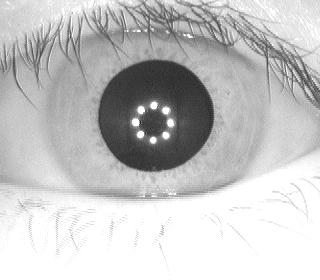
#> input picture duhovky/001/L/S1001L01.jpg, 320 x 280 px
$ python main3.py
#> lines starting #> are read from the running program, lines starting #| are printed output that depends on the picture
import cv2 as cv
import sys
import copy
import pandas as pd
import numpy as np


def add_correct_cicle(image, list, window):
    image = cv.cvtColor(image, cv.CV_8UC1)
    if window == 1:
        center = (list[0], list[1])
        # circle center
        cv.circle(image, center, 1, (170, 178, 32), 3)
        # circle outline
        radius = list[2]
        cv.circle(image, center, radius, (154, 250, 0), 3)
    elif window == 2:
        center = (list[3], list[4])
        # circle center
        cv.circle(image, center, 1, (170, 178, 32), 3)
        # circle outline
        radius = list[5]
        cv.circle(image, center, radius, (154, 250, 0), 3)

    return image


def compute_square_vertices(x, y, radius):
    x = int(x)
    y = int(y)
    radius = int(radius)

    # [4 lines of commented-out code are left out]

    x1 = x - radius
    y1 = y - radius
    x2 = x + radius
    y2 = y + radius

    return int(x1), int(y1), int(x2), int(y2)


def compute_iou(square_circle, square_correct_circle):
    x_inter1 = max(square_circle[0], square_correct_circle[0])
    y_inter1 = max(square_circle[1], square_correct_circle[1])
    x_inter_2 = min(square_circle[2], square_correct_circle[2])
    y_inter_2 = min(square_circle[3], square_correct_circle[3])

    width_inter = abs(x_inter_2 - x_inter1)
    height_inter = abs(y_inter_2 - y_inter1)
    area_inter = width_inter * height_inter
    width_box1 = abs(square_circle[2] - square_circle[0])
    height_box1 = abs(square_circle[3] - square_circle[1])
    width_box2 = abs(square_correct_circle[2] - square_correct_circle[0])
    height_box2 = abs(square_correct_circle[3] - square_correct_circle[1])

    area_box1 = width_box1 * height_box1
    area_box2 = width_box2 * height_box2
    area_union = area_box1 + area_box2 - area_inter

    return area_inter / area_union


def refresh_image(hist, gaus_kerner, gaus_sigma, canny, houghAkumulator, houghMinVzCentKruznic,
                  param1, param2, houghMinPolKruznic, houghMaxPolKruznic):
    image = copy.copy(img)

    image = set_histogram(image, hist)

    image = set_gaus_rozm_jadro(image, gaus_kerner, gaus_sigma)

    image = set_gaus_rozm_sigma(image, gaus_sigma, gaus_kerner)

    image = set_canny(image, canny)

    is_houg = 1

    if is_houg == 1:
        result = set_hough(image, list[0:3], houghAkumulator, houghMinVzCentKruznic, param1, param2, houghMinPolKruznic,
                           houghMaxPolKruznic)
        image = result[0]

    image = add_correct_cicle(image, list, 1)
    cv.imshow(img_name, image)


def set_histogram(image, param):
    if param == 1:
        return cv.equalizeHist(image)
    else:
        return image


def set_gaus_rozm_jadro(image, param, sigma):
    odd = param

    if odd > 0:
        return cv.GaussianBlur(image, (odd, odd), sigma)
    else:
        return image


def set_gaus_rozm_sigma(image, param, kernel):
    odd = param

    if odd > 0:
        return cv.GaussianBlur(image, (kernel, kernel), odd)
    else:
        return image


def set_canny(image, param):
    if param > 0:
        return cv.Canny(image, param, param)
    else:
        return image


def hough(image, circles, correct_cycle):
    tp = 0
    fp = 0
    fn = 0
    print("------------------------------------------------------------------------------")
    print("------------------------Circles-----------------------------------------------")
    if circles is not None:
        image = cv.cvtColor(image, cv.CV_8UC1)
        circles = np.uint16(np.around(circles))
        print(circles)
        print(correct_cycle)
        for i in circles[0, :]:
            center = (i[0], i[1])
            # circle center
            cv.circle(image, center, 1, (0, 0, 255), 3)
            # circle outline
            radius = i[2]
            # cv.circle(image, center, radius, (255, 0, 0), 3)
            square_circle = compute_square_vertices(i[0], i[1], i[2])
            cv.rectangle(image, (square_circle[0], square_circle[1]), (square_circle[2], square_circle[3]), (255, 0, 0))
            square_correct_circle = compute_square_vertices(correct_cycle[0], correct_cycle[1], correct_cycle[2])
            cv.rectangle(image, (square_correct_circle[0], square_correct_circle[1]),
                         (square_correct_circle[2], square_correct_circle[3]), (154, 250, 0))
            iou = compute_iou(square_circle, square_correct_circle)
            # iou = compute_iou(square_correct_circle, square_circle)
            print("IOU: " + str(round(iou, 2)))
            if iou >= 0.75:
                tp += 1
                cv.circle(image, center, radius, (0, 0, 255), 3)
            else:
                fp += 1
                cv.circle(image, center, radius, (255, 0, 0), 3)

        if tp == 0:
            fn = 1

        precision = round(tp / (tp + fp), 2)
        recall = round(tp / (tp + fn), 2)

        tp_str = "TP: " + str(tp) + "| "
        fp_str = "FP: " + str(fp) + "| "
        fn_str = "FN: " + str(fn) + "| "
        precision_str = "Precision: " + str(precision) + "| "
        recall_str = "Recall: " + str(recall) + "| "
        full_str1 = tp_str + fp_str + fn_str
        full_str2 = precision_str + recall_str

        if len(circles[0]) == 1:
            print("1111")
            square_circle = compute_square_vertices(circles[0][0][0], circles[0][0][1], circles[0][0][2])
            cv.rectangle(image, (square_circle[0], square_circle[1]), (square_circle[2], square_circle[3]), (255, 0, 0))
            square_correct_circle = compute_square_vertices(correct_cycle[0], correct_cycle[1], correct_cycle[2])
            cv.rectangle(image, (square_correct_circle[0], square_correct_circle[1]),
                         (square_correct_circle[2], square_correct_circle[3]), (154, 250, 0))
            iou = compute_iou(square_circle, square_correct_circle)
            iou_str = "IOU: " + str(round(iou, 2))
            full_str1 = full_str1 + iou_str

        cv.putText(image, full_str1, (1, 30), cv.FONT_HERSHEY_SIMPLEX, 1, (8, 8, 8))  # (71, 99, 255)
        cv.putText(image, full_str2, (1, 70), cv.FONT_HERSHEY_SIMPLEX, 1, (8, 8, 8))
        print("-----------------------------------------------")
        print(full_str1)
        print(full_str2)
        print("-----------------------------------------------")

    return image


def set_hough(image, correct_circle, houghAkumulator, houghMinVzCentKruznic, param1, param2, houghMinPolKruznic,
              houghMaxPolKruznic):
    circles = cv.HoughCircles(image, cv.HOUGH_GRADIENT, houghAkumulator, houghMinVzCentKruznic, None, param1, param2,
                              houghMinPolKruznic, houghMaxPolKruznic)

    return hough(copy.copy(image), circles, correct_circle), circles


img_name = "duhovky/001/L/S1001L01.jpg"
img = cv.imread(cv.samples.findFile(img_name))
#> img is the input picture: shape (280, 320, 3); min 34, max 255, mean 195.7

img = cv.imread(cv.samples.findFile(img_name))
scale_percent = 100  # percent of original size
width = int(img.shape[1] * scale_percent / 100)
#> width = 320
height = int(img.shape[0] * scale_percent / 100)
#> height = 280
dim = (width, height)
#> dim = (320, 280)

data = pd.read_csv("iris_annotation.csv")
#> (reads iris_annotation.csv from the repository)
data = data.where(data["image"] == img_name[8:]).dropna()
list = [data.columns[:, ].values.astype(str).tolist()] + data.values.tolist()
size = int(scale_percent / 100)
list = [int(list[1][1]) * size, int(list[1][2]) * size, int(list[1][3]) * size, int(list[1][4]) * size,
        int(list[1][5]) * size, int(list[1][6]) * size]

print(list)

img = cv.resize(img, dim, interpolation=cv.INTER_AREA)
img = cv.cvtColor(img, cv.COLOR_BGR2GRAY)
#> img: shape (280, 320)

refresh_image(0, 3, 5, 0, 33, 321, 128, 322, 36, 154)
#> in set_gaus_rozm_jadro, `return cv.GaussianBlur(image, (odd, odd), sigma)`:
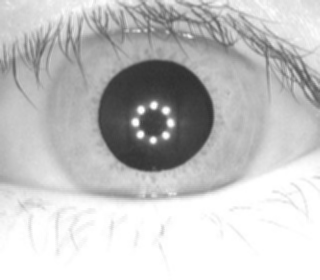
#> returned value: shape (280, 320); min 48, max 255, mean 195.7
#> in set_hough, `circles = cv.HoughCircles(image, cv.HOUGH_GRADIENT, houghAkumulator, h..`: circles = [[148.5, 115.5, 98.7]]
#> in hough, `circles = np.uint16(np.around(circles))`: circles = [[148, 116, 99]]
#| [[[148 116  99]]]
#> the loop in hough, `for i in circles[0, :]:` made 1 pass
#> i on pass 1: [148, 116, 99]
#| IOU: 0.32
#> after the loop in hough, `for i in circles[0, :]:`:
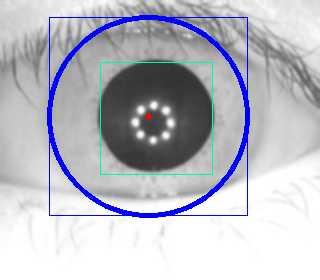
#> image: shape (280, 320, 4); mean B, G, R, A 198.2, 188.2, 187, 243.1
#> after the loop in hough, `for i in circles[0, :]:`: fp = 1; tp = 0
#> in hough, `tp_str = "TP: " + str(tp) + "| "`: tp_str = 'TP: 0| '
#> in hough, `fp_str = "FP: " + str(fp) + "| "`: fp_str = 'FP: 1| '
#> in hough, `precision_str = "Precision: " + str(precision) + "| "`: precision_str = 'Precision: 0.0| '
#> in hough, `recall_str = "Recall: " + str(recall) + "| "`: recall_str = 'Recall: 0.0| '
#> in hough, `full_str1 = tp_str + fp_str + fn_str`: full_str1 = 'TP: 0| FP: 1| FN: 1| '
#> in hough, `full_str2 = precision_str + recall_str`: full_str2 = 'Precision: 0.0| Recall: 0.0| '
#> in hough, `iou_str = "IOU: " + str(round(iou, 2))`: iou_str = 'IOU: 0.32'
#> in hough, `full_str1 = full_str1 + iou_str`: full_str1 = 'TP: 0| FP: 1| FN: 1| IOU: 0.32'
#| TP: 0| FP: 1| FN: 1| IOU: 0.32
#| Precision: 0.0| Recall: 0.0|
#> in add_correct_cicle, `cv.circle(image, center, 1, (170, 178, 32), 3)`: image: shape (280, 320, 4); mean B, G, R, A 195.9, 186.1, 184.9, 240
#> in add_correct_cicle, `cv.circle(image, center, radius, (154, 250, 0), 3)`:
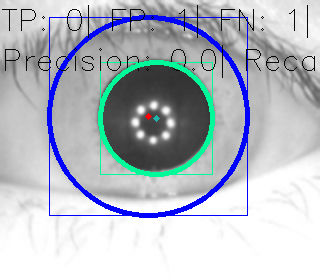
#> image: shape (280, 320, 4); mean B, G, R, A 196.8, 188.7, 183.1, 235.5
k = cv.waitKey(0)
#> (key Esc is pressed here)
